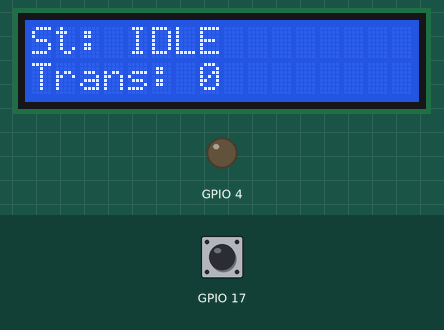
Simulated run of this program. Board: ESP32. On the bench: 16×2 character LCD, output pins drawn as LEDs (lit = HIGH). Dashed ring = blinking. The test bench sets the inputs (shaded band); at power-on: GPIO 17 HIGH. What the program prints to the serial monitor is not drawn.

Above: at 3.3 s.
3.4 s: GPIO 17 pulled LOW for 0.15 s
At 4.04 s:
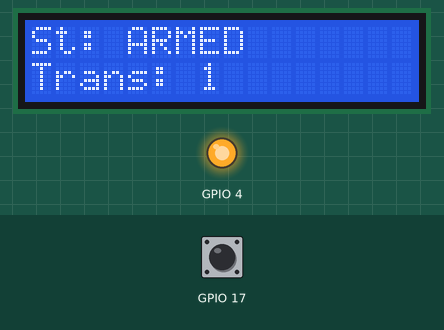
4.1 s: GPIO 17 pulled LOW for 0.15 s
At 5.1 s:
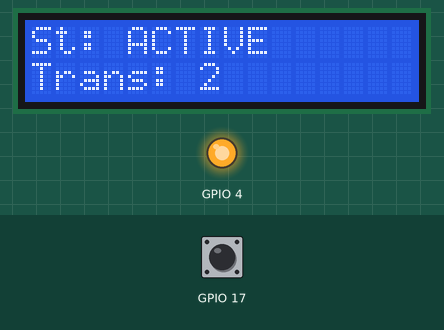
6.2 s: GPIO 17 pulled LOW for 1 s
At 7.79 s:
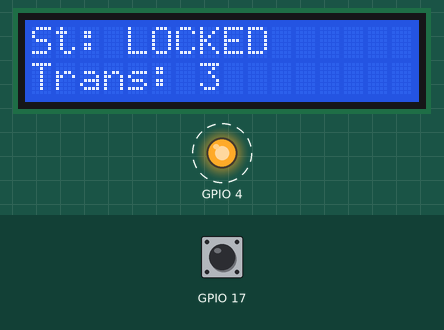
9.9 s: GPIO 17 pulled LOW for 1 s
At 11.04 s:
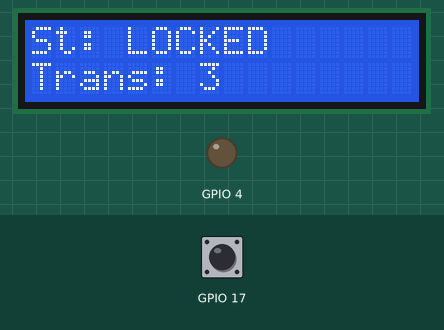
12.7 s: GPIO 17 pulled LOW for 3.2 s
At 16.04 s:
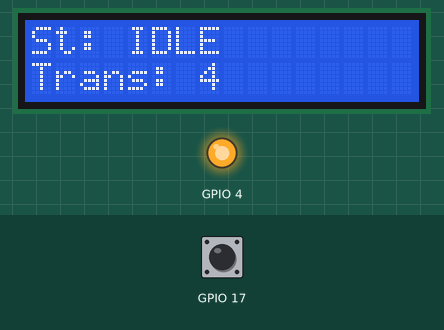
Timing chart, 0 to 17.5 s (numbered marks = the images above; inputs shaded):
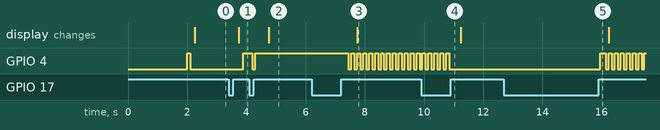

The program:

main.cpp
```cpp
#include <Arduino.h>
#include "SerialIO.h"
#include "LcdDisplay.h"
#include "LedDriver.h"
#include "JoystickDriver.h"
#include "AppState.h"
#include "FsmCore.h"
#include "TaskFsm.h"
#include "TaskDisplay.h"
#include "TaskCmd.h"

void setup()
{
    SerialIoInit();
    printf("\n>>> Lab 11 booting...\n");

    LedDriver_Init();
    LedDriver_On();  delay(100);
    LedDriver_Off();
    printf("    LED ok (GPIO%d)\n", LED_PIN);

    JoystickDriver_Init();
    AppState_Init();
    FsmCore_Init();
    printf("    FSM ok\n");

    LcdDisplay_Init();
    LcdDisplay_PrintAt(0, 0, "Lab11 FSM       ");
    LcdDisplay_PrintAt(0, 1, "Ready.          ");
    printf("    LCD ok\n");

    printf("    Type 'help' for serial commands.\n\n");

    xTaskCreate(TaskFsm_Task,     "Fsm",  4096, NULL, 3, NULL);
    xTaskCreate(TaskDisplay_Task, "Disp", 4096, NULL, 2, NULL);
    xTaskCreate(TaskCmd_Task,     "Cmd",  4096, NULL, 1, NULL);
}

void loop()
{
    vTaskDelay(portMAX_DELAY);
}
```

Measured:
- after the input at 3.4 s, GPIO 4: LOW → HIGH after 0.50 s; the display: changes after 0.35 s (image 1)
- after the input at 4.1 s, the display: changes after 0.65 s (image 2)
- after the input at 6.2 s, GPIO 4: alternates HIGH for 0.10 s and LOW for 0.10 s, starting after 1.2 s; the display: changes after 1.5 s (image 3)
- after the input at 9.9 s, GPIO 4: goes on until 10.8 s, then stays LOW
- after the input at 12.7 s, GPIO 4: LOW → HIGH after 3.2 s, then repeats every 0.20 s: LOW 0.10 s, HIGH 0.10 s
